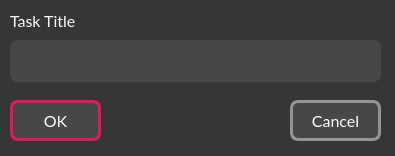
<?xml version="1.0" encoding="UTF-8"?>
<ui version="4.0">
 <class>TaskDialog</class>
 <widget class="QDialog" name="TaskDialog">
  <property name="geometry">
   <rect>
    <x>0</x>
    <y>0</y>
    <width>395</width>
    <height>156</height>
   </rect>
  </property>
  <property name="windowTitle">
   <string/>
  </property>
  <property name="styleSheet">
   <string notr="true">*{
	font-family: Lato;
	font-size: 12;
}

QDialog{
	background-color: #363636;
}


QLabel{
	color: white;
}</string>
  </property>
  <widget class="QLabel" name="label">
   <property name="geometry">
    <rect>
     <x>10</x>
     <y>10</y>
     <width>69</width>
     <height>21</height>
    </rect>
   </property>
   <property name="font">
    <font>
     <family>Lato</family>
     <pointsize>12</pointsize>
    </font>
   </property>
   <property name="text">
    <string>Task Title</string>
   </property>
   <property name="scaledContents">
    <bool>false</bool>
   </property>
  </widget>
  <widget class="QPushButton" name="okButton">
   <property name="geometry">
    <rect>
     <x>10</x>
     <y>100</y>
     <width>91</width>
     <height>41</height>
    </rect>
   </property>
   <property name="font">
    <font>
     <family>Lato</family>
     <pointsize>12</pointsize>
    </font>
   </property>
   <property name="cursor">
    <cursorShape>PointingHandCursor</cursorShape>
   </property>
   <property name="autoFillBackground">
    <bool>false</bool>
   </property>
   <property name="styleSheet">
    <string notr="true">QPushButton{
	background-color: #474747;
	border: 3px solid #e8175d;
	border-radius: 8px;
	color: white;
}

QPushButton:hover{
	background-color: #e8175d;
}</string>
   </property>
   <property name="text">
    <string>OK</string>
   </property>
   <property name="checkable">
    <bool>false</bool>
   </property>
   <property name="autoDefault">
    <bool>false</bool>
   </property>
   <property name="default">
    <bool>false</bool>
   </property>
  </widget>
  <widget class="QPushButton" name="cancelButton">
   <property name="geometry">
    <rect>
     <x>290</x>
     <y>100</y>
     <width>91</width>
     <height>41</height>
    </rect>
   </property>
   <property name="font">
    <font>
     <family>Lato</family>
     <pointsize>12</pointsize>
    </font>
   </property>
   <property name="cursor">
    <cursorShape>PointingHandCursor</cursorShape>
   </property>
   <property name="autoFillBackground">
    <bool>false</bool>
   </property>
   <property name="styleSheet">
    <string notr="true">QPushButton{
	background-color: #474747;
	border: 3px solid rgb(148, 148, 148);
	border-radius: 8px;
	color: white;
}

QPushButton:hover{
	background-color: rgb(148, 148, 148);
}</string>
   </property>
   <property name="text">
    <string>Cancel</string>
   </property>
   <property name="checkable">
    <bool>false</bool>
   </property>
   <property name="autoDefault">
    <bool>false</bool>
   </property>
   <property name="default">
    <bool>false</bool>
   </property>
  </widget>
  <widget class="QLineEdit" name="titleLineEdit">
   <property name="geometry">
    <rect>
     <x>10</x>
     <y>40</y>
     <width>371</width>
     <height>42</height>
    </rect>
   </property>
   <property name="font">
    <font>
     <family>Lato</family>
     <pointsize>12</pointsize>
    </font>
   </property>
   <property name="styleSheet">
    <string notr="true">color: #fff;
border-radius: 8px;
background-color: #474747;
padding: 10px;</string>
   </property>
  </widget>
 </widget>
 <resources/>
 <connections/>
</ui>
